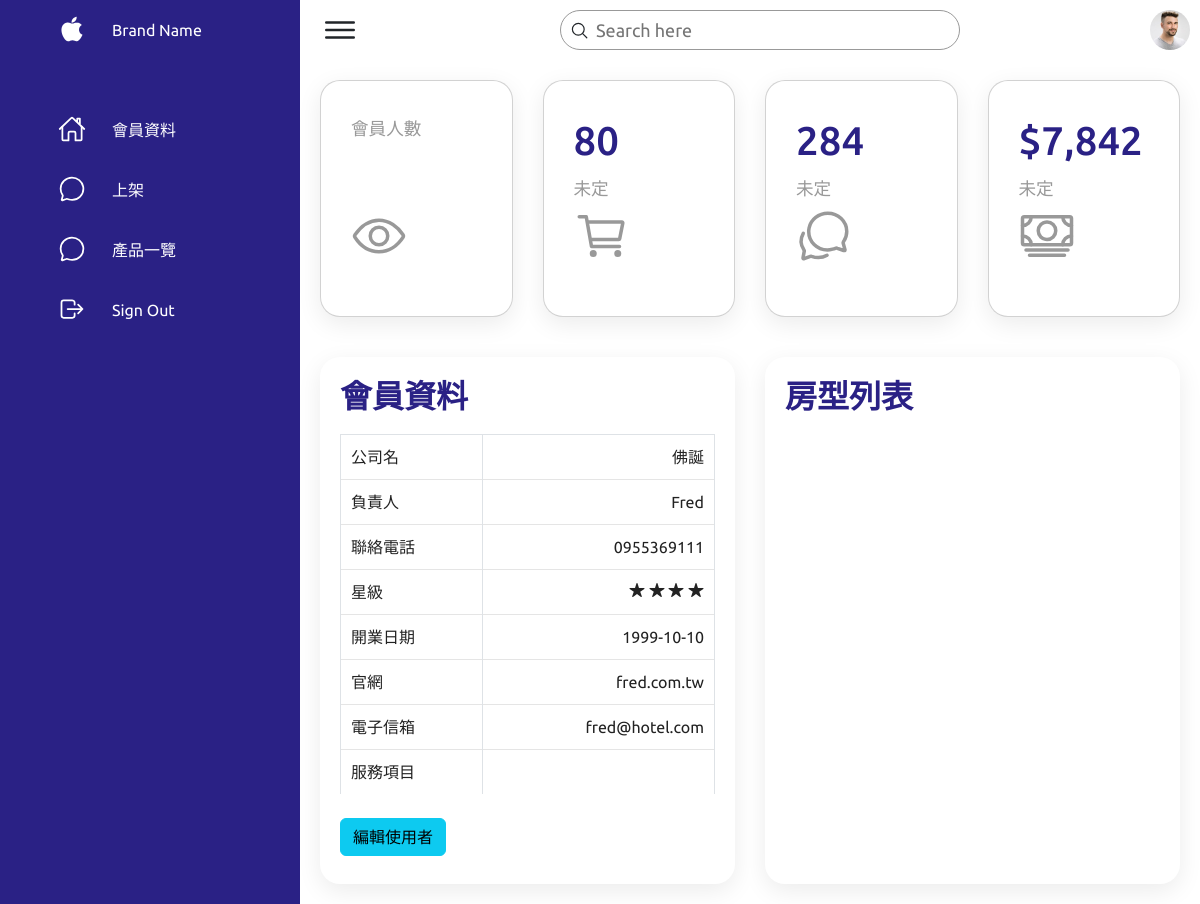
/user-hotel/hotel_room/hotel-account.php (signed in), run on the app's committed database.
### tables this page shows
CREATE TABLE `hotel_account` (
  `id` int(20) UNSIGNED NOT NULL,
  `account` varchar(255) NOT NULL COMMENT '飯店帳號',
  `password` varchar(255) NOT NULL COMMENT '飯店密碼',
  `name` varchar(255) NOT NULL COMMENT '負責人',
  `address` varchar(255) NOT NULL COMMENT '地址',
  `company_name` varchar(255) NOT NULL COMMENT '公司名',
  `company_phone` varchar(255) NOT NULL COMMENT '公司電話',
  `stars` int(20) NOT NULL COMMENT '星級',
  `company_banner` varchar(255) NOT NULL COMMENT '公司橫幅圖',
  `area` varchar(255) NOT NULL COMMENT '地區',
  `created_at` datetime NOT NULL COMMENT '建立帳號日期',
  `bank_account` int(20) NOT NULL COMMENT '銀行帳戶',
  `start_date` date NOT NULL COMMENT '開業日期',
  `email` varchar(255) NOT NULL COMMENT '公司信箱',
  `website` varchar(255) NOT NULL COMMENT '官網',
  `introduction` varchar(255) NOT NULL COMMENT '公司簡介',
  `valid` int(20) NOT NULL COMMENT '軟刪除'
);

### user-hotel/hotel_room/hotel-account.php (the view, shortened to what this page needs)
<?php
require_once("../../db-connect2.php");
$email = $_SESSION["email"];
$sqlUserAccount = "SELECT * FROM hotel_account WHERE hotel_account.email='$email'";
$userAccountResult = $conn->query($sqlUserAccount);
$userAccountRow = $userAccountResult->fetch_assoc();
$account = $userAccountRow["account"];
$sqlHotelAccount = "SELECT * FROM hotel_account WHERE hotel_account.account='$account' AND hotel_account.valid=1";
$hotelAccountResult = $conn->query($sqlHotelAccount);
$hotelAccounCount = $hotelAccountResult->num_rows;
$hotelAccountRow = $hotelAccountResult->fetch_assoc();
?>
<!DOCTYPE html>
<html lang="en">
<head>
    <link href="https://cdn.jsdelivr.net/npm/bootstrap@5.2.1/dist/css/bootstrap.min.css" rel="stylesheet">
    <link rel="stylesheet" href="./style.css">
    <link rel="stylesheet" href="../css/mycss.css">
</head>
<body>
    <div class="crud-container">
        <div class="navigation">
            <ul>
                <li>
                    <a href="#">
                        <span class="icon">
                            <ion-icon name="logo-apple"></ion-icon>
                        </span>
                        <span class="title">Brand Name</span>
                    </a>
                </li>
                <li>
                    <a href="./hotel-account.php">
                        <span class="icon">
                            <ion-icon name="home-outline"></ion-icon>
                        </span>
                        <span class="title">會員資料</span>
                    </a>
                </li>
                <li>
                    <a href="./upload_room.php">
                        <span class="icon">
                            <ion-icon name="chatbubble-outline"></ion-icon>
                        </span>
                        <span class="title">上架</span>
                    </a>
                </li>
                <li>
                    <a href="./room_list.php">
                        <span class="icon">
                            <ion-icon name="chatbubble-outline"></ion-icon>
                        </span>
                        <span class="title">產品一覽</span>
                    </a>
                </li>
                <li>
                    <a href="../../doSignout.php">
                        <span class="icon">
                            <ion-icon name="log-out-outline"></ion-icon>
                        </span>
                        <span class="title">Sign Out</span>
                    </a>
                </li>
            </ul>
        </div>
        <div class="main">
            <div class="topbar">
                <div class="toggle">
                    <ion-icon name="menu-outline"></ion-icon>
                </div>
                <div class="search">
                    <form action="hotel-account.php" method="get">
                        <label>
                            <input type="text" placeholder="Search here" name="search">
                            <ion-icon name="search-outline"></ion-icon>
                        </label>
                    </form>
                </div>
                <div class="user">
                    <img src="assets/imgs/customer01.jpg" alt="">
                </div>
            </div>
            <div class="cardBox">
                <div class="card">
                    <div>
                        <div class="cardName">會員人數
                        </div>
                    </div>
                    <div class="iconBx">
                        <ion-icon name="eye-outline"></ion-icon>
                    </div>
                </div>
                <div class="card">
                    <div>
                        <div class="numbers">80</div>
                        <div class="cardName">未定</div>
                    </div>
                    <div class="iconBx">
                        <ion-icon name="cart-outline"></ion-icon>
                    </div>
                </div>
                <div class="card">
                    <div>
                        <div class="numbers">284</div>
                        <div class="cardName">未定</div>
                    </div>
                    <div class="iconBx">
                        <ion-icon name="chatbubbles-outline"></ion-icon>
                    </div>
                </div>
                <div class="card">
                    <div>
                        <div class="numbers">$7,842</div>
                        <div class="cardName">未定</div>
                    </div>
                    <div class="iconBx">
                        <ion-icon name="cash-outline"></ion-icon>
                    </div>
                </div>
            </div>
            <div class="details">
                <div class="recentOrders">
                    <div class="cardHeader">
                        <h2>會員資料</h2>
                    </div>
                    <table class="table table-bordered">
                        <tbody>
                            <?php if ($hotelAccounCount <= 0) : ?>
                                <?= "使用者不存在" ?>
                            <?php else : ?>
                                <tr>
                                    <td>公司名</td>
                                    <td><?= $hotelAccountRow["company_name"] ?></td>
                                </tr>
                                <tr>
                                    <td>負責人</td>
                                    <td><?= $hotelAccountRow["name"] ?></td>
                                </tr>
                                <tr>
                                    <td>聯絡電話</td>
                                    <td><?= $hotelAccountRow["company_phone"] ?></td>
                                </tr>
                                <tr>
                                    <td>星級</td>
                                    <td>
                                        <?php for ($i = 0; $i < $hotelAccountRow["stars"]; $i++) : ?>
                                            <ion-icon name="star"></ion-icon>
                                        <?php endfor; ?>
                                    </td>
                                </tr>
                                <tr>
                                    <td>開業日期</td>
                                    <td><?= $hotelAccountRow["start_date"] ?></td>
                                </tr>
                                <tr>
                                    <td>官網</td>
                                    <td><?= $hotelAccountRow["website"] ?></td>
                                </tr>
                                <tr>
                                    <td>電子信箱</td>
                                    <td><?= $hotelAccountRow["email"] ?></td>
                                </tr>
                                <tr>
                                    <td>服務項目</td>
                                    <td>
                                    </td>
                                </tr>
                            <?php endif; ?>
                        </tbody>
                    </table>
                    <div class="py-2">
                        <a class="btn btn-info" href="hotel-account-edit.php">編輯使用者</a>
                    </div>
                </div>
                <div class="recentCustomers">
                    <div class="cardHeader">
                        <h2>房型列表</h2>
                    </div>
                    <table>
                    </table>
                    <?php if (!isset($_GET["search"])) : ?>
                        <nav aria-label="Page navigation example">
                        </nav>
                    <?php endif; ?>
                </div>
            </div>
        </div>
    </div>
</body>
</html>

### user-hotel/hotel_room/style.css (style rules this page uses)
* { font-family: "Ubuntu", sans-serif; margin: 0; padding: 0; box-sizing: border-box; }
:root { --blue: #2a2185; --white: #fff; --gray: #f5f5f5; --black1: #222; --black2: #999; }
body { min-height: 100vh; overflow-x: hidden; }
.crud-container { position: relative; width: 100%; }
.navigation { position: fixed; width: 300px; height: 100%; background: var(--blue); border-left: 10px solid var(--blue); transition: 0.5s; overflow: hidden; }
.navigation ul { position: absolute; top: 0; left: 0; width: 100%; }
.navigation ul li { position: relative; width: 100%; list-style: none; border-top-left-radius: 30px; border-bottom-left-radius: 30px; }
.navigation ul li:nth-child(1) { margin-bottom: 40px; pointer-events: none; }
.navigation ul li a { position: relative; display: block; width: 100%; display: flex; text-decoration: none; color: var(--white); }
.navigation ul li a .icon { position: relative; display: block; min-width: 60px; height: 60px; line-height: 75px; text-align: center; }
.navigation ul li a .icon ion-icon { font-size: 1.75rem; }
.navigation ul li a .title { position: relative; display: block; padding: 0 10px; height: 60px; line-height: 60px; text-align: start; white-space: nowrap; }
.main { position: absolute; width: calc(100% - 300px); left: 300px; min-height: 100vh; background: var(--white); transition: 0.5s; }
.topbar { width: 100%; height: 60px; display: flex; justify-content: space-between; align-items: center; padding: 0 10px; }
.toggle { position: relative; width: 60px; height: 60px; display: flex; justify-content: center; align-items: center; font-size: 2.5rem; cursor: pointer; }
.search { position: relative; width: 400px; margin: 0 10px; }
.search label { position: relative; width: 100%; }
.search label input { width: 100%; height: 40px; border-radius: 40px; padding: 5px 20px; padding-left: 35px; font-size: 18px; outline: none; border: 1px solid var(--black2); }
.search label ion-icon { position: absolute; top: 11px; left: 10px; font-size: 1.2rem; }
.user { position: relative; width: 40px; height: 40px; border-radius: 50%; overflow: hidden; cursor: pointer; }
.user img { position: absolute; top: 0; left: 0; width: 100%; height: 100%; object-fit: cover; }
.cardBox { position: relative; width: 100%; padding: 20px; display: grid; grid-template-columns: repeat(4, 1fr); grid-gap: 30px; }
.cardBox .card { position: relative; background: var(--white); padding: 30px; border-radius: 20px; display: flex; justify-content: space-between; cursor: pointer; box-shadow: 0 7px 25px rgba(0, 0, 0, 0.08); }
.cardBox .card .numbers { position: relative; font-weight: 500; font-size: 2.5rem; color: var(--blue); }
.cardBox .card .cardName { color: var(--black2); font-size: 1.1rem; margin-top: 5px; }
.cardBox .card .iconBx { font-size: 3.5rem; color: var(--black2); }
.details { position: relative; width: 100%; padding: 20px; display: grid; grid-template-columns: 1fr 1fr; grid-gap: 30px; }
.details .recentOrders { position: relative; display: grid; min-height: 500px; background: var(--white); padding: 20px; box-shadow: 0 7px 25px rgba(0, 0, 0, 0.08); border-radius: 20px; }
.details .cardHeader { display: flex; justify-content: space-between; align-items: flex-start; }
.cardHeader h2 { font-weight: 600; color: var(--blue); }
.details table { width: 100%; border-collapse: collapse; margin-top: 10px; }
.details .recentOrders table tr { color: var(--black1); border-bottom: 1px solid rgba(0, 0, 0, 0.1); }
.details .recentOrders table tr:last-child { border-bottom: none; }
.details .recentOrders table tr td { padding: 10px; }
.details .recentOrders table tr td:last-child { text-align: end; }
.details .recentOrders table tr td:nth-child(2) { text-align: end; }
.recentCustomers { position: relative; display: grid; min-height: 500px; padding: 20px; background: var(--white); box-shadow: 0 7px 25px rgba(0, 0, 0, 0.08); border-radius: 20px; }

### user-hotel/hotel_room/hotel-account.php (style rules this page uses)
.search label ion-icon { position: absolute; top: 11px; left: 10px; font-size: 1.2rem; }
.details { grid-template-columns: 1fr 1fr; }

### data on the page
hotel_account: company_name "佛誕", name "Fred", company_phone "0955369111", start_date "1999-10-10", website "fred.com.tw", email "fred@hotel.com"
